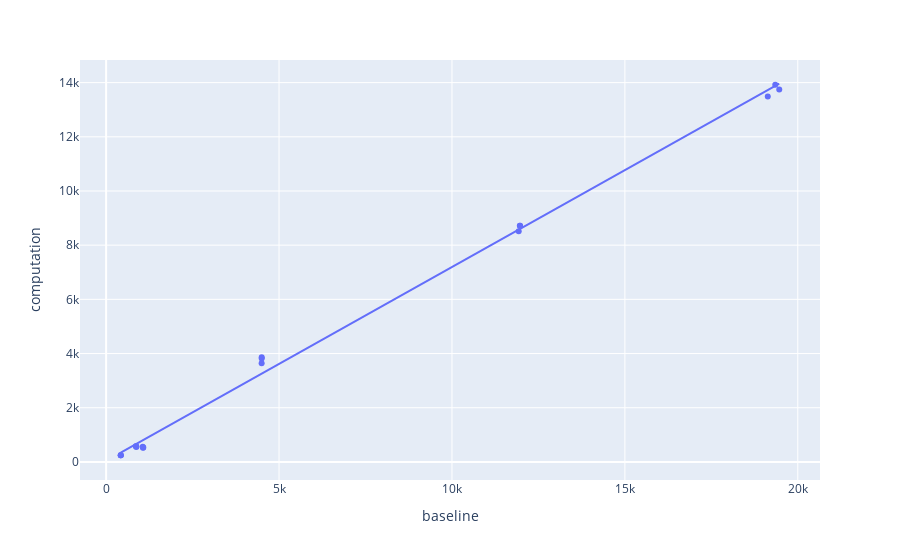

The code cell stored with this chart in its notebook:
### Code cell
plot_diagnostic(BE2_models['BE2_model'], X, y_true, 'CL')

### Figure 1 — Plotly figure (JSON) as saved in the notebook; plotly's stock layout.template omitted (floating-point values rounded to 4 significant figures)
{"data": [{"hovertemplate": "baseline=%{x}<br>computation=%{y}<extra></extra>", "legendgroup": "", "marker": {"color": "#636efa", "symbol": "circle"}, "mode": "markers", "name": "", "orientation": "v", "showlegend": false, "type": "scatter", "x": [872.4, 859, 874, 423.7, 423.1, 423.4, 11962, 11971, 11930, 19350.0, 19460.0, 19130.0, 4499, 4499, 4497, 1066, 1075, 1059], "xaxis": "x", "y": [581.5, 573.9, 551.0, 245.8, 249.3, 250.4, 8716.0, 8715.0, 8516.0, 13920.0, 13740.0, 13490.0, 3860.0, 3815.0, 3645.0, 521.6, 531.7, 563.7], "yaxis": "y"}, {"hovertemplate": "<b>OLS trendline</b><br>computation = 0.715403 * baseline + 36.5857<br>R<sup>2</sup>=0.997316<br><br>baseline=%{x}<br>computation=%{y} <b>(trend)</b><extra></extra>", "legendgroup": "", "marker": {"color": "#636efa", "symbol": "circle"}, "mode": "lines", "name": "", "showlegend": false, "type": "scatter", "x": [423.1, 423.4, 423.7, 859, 872.4, 874, 1059, 1066, 1075, 4497, 4499, 4499, 11930, 11962, 11971, 19130.0, 19350.0, 19460.0], "xaxis": "x", "y": [339.3, 339.5, 339.7, 651.1, 660.7, 661.8, 794.2, 799.2, 805.6, 3254.0, 3255.0, 3255.0, 8571.0, 8594.0, 8601.0, 13720.0, 13880.0, 13960.0], "yaxis": "y"}], "layout": {"legend": {"tracegroupgap": 0}, "margin": {"t": 60}, "xaxis": {"anchor": "y", "domain": [0, 1], "title": {"text": "baseline"}}, "yaxis": {"anchor": "x", "domain": [0, 1], "title": {"text": "computation"}}}}
